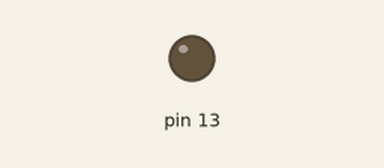
This sketch was run on a simulated Arduino Uno, built with avr-gcc and run on an emulated ATmega328P. On the bench: output pins drawn as LEDs (lit = HIGH).

Above: at 0.3 s.
At 2.0 s:
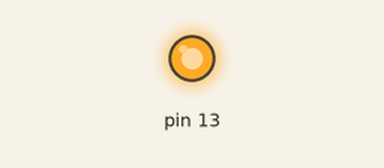
Timing chart, 0 to 6.6 s (numbered marks = the images above):
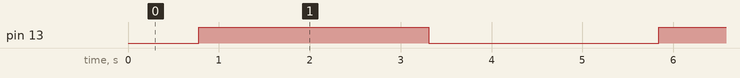

Measured:
- by itself, pin 13: alternates HIGH for 2.5 s and LOW for 2.5 s

The sketch:

apple-challenge.ino
```cpp
int sensorValue = 0;
int sensorPin = A0;

int brightness = 0;    // how bright the LED is
int fadeAmount = 5;    // how many points to fade the LED by

void setup() {
  pinMode(13, OUTPUT);
}

// the loop routine runs over and over again forever:
void loop() {
  analogWrite(13, brightness);

  // change the brightness for next time through the loop:
  brightness = brightness + fadeAmount;

  // reverse the direction of the fading at the ends of the fade:
  if (brightness <= 0 || brightness >= 255) {
    delay(1000);
    fadeAmount = -fadeAmount;
  }
  delay(30);
}
```
